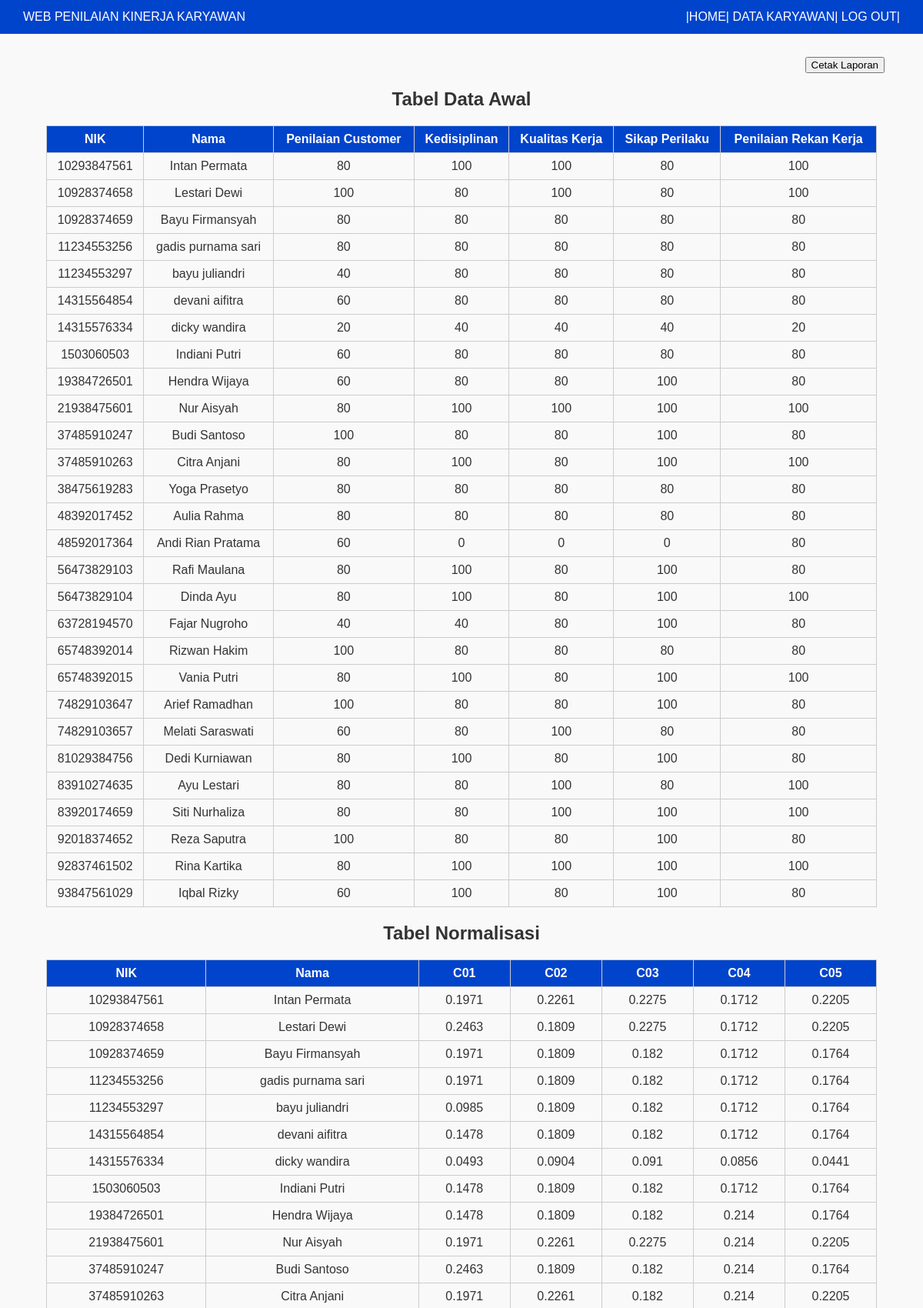
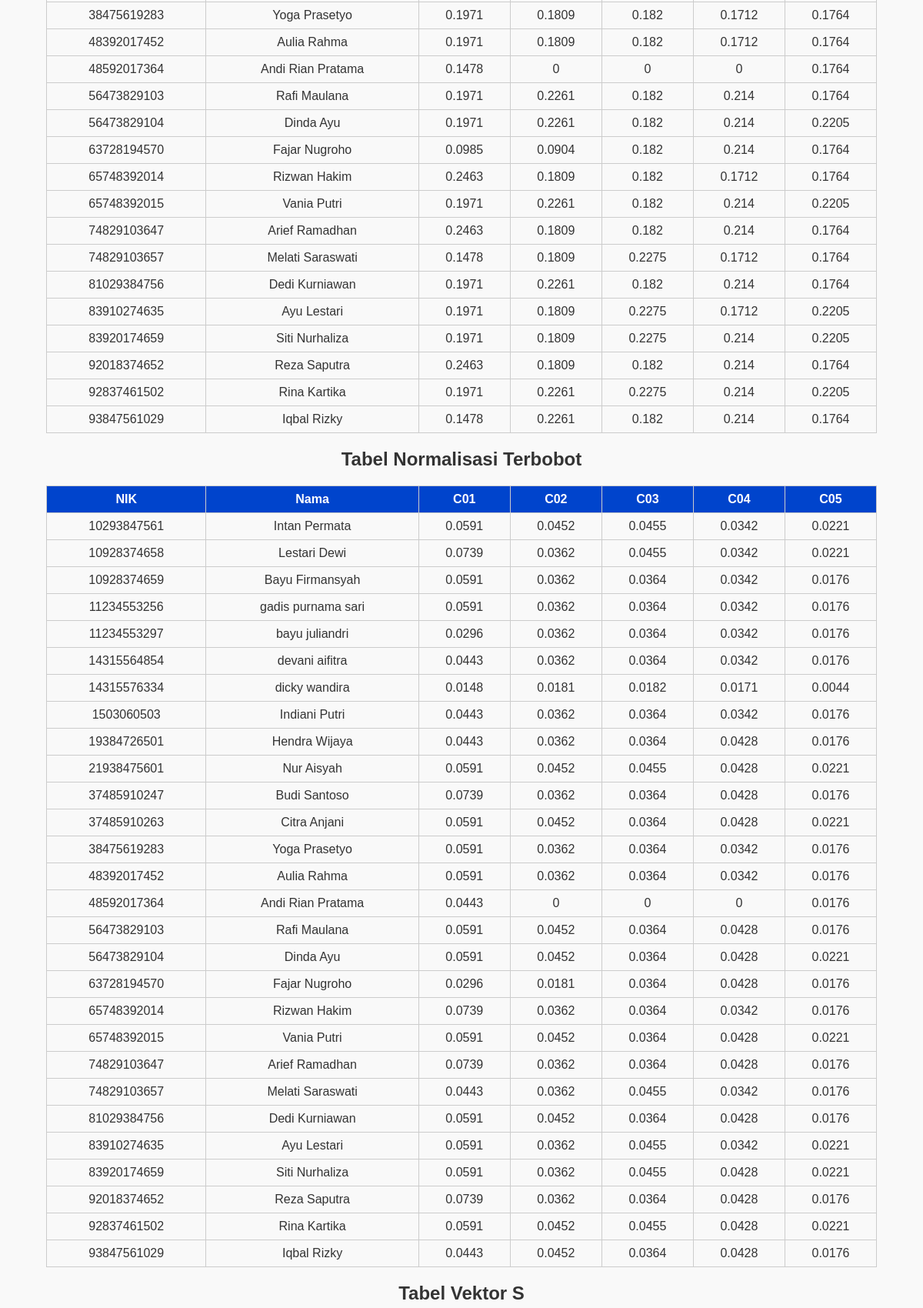
The page /dealer/manager/hasil_nilai.php (upper part) on the database its author committed (2 pictures, top to bottom).
### tables this page shows
CREATE TABLE `hitung` (
  `nik` varchar(20) NOT NULL,
  `nama` varchar(100) DEFAULT NULL,
  `bidang` varchar(50) DEFAULT NULL,
  `penilaian_customer` int(11) DEFAULT NULL,
  `kedisiplinan` int(11) DEFAULT NULL,
  `kualitas_kerja` int(11) DEFAULT NULL,
  `sikap_perilaku` int(11) DEFAULT NULL,
  `penilaian_rekan_kerja` int(11) DEFAULT NULL
);

### dealer/manager/hasil_nilai.php (the view, shortened to what this page needs)
<?php
require '../../koneksi.php';
$kriteriaQuery = $pdo->query("SELECT kode_kriteria, bobot FROM kriteria ORDER BY id");
$kriteria = [];
foreach ($kriteriaQuery as $kr) {
    $kriteria[$kr['kode_kriteria']] = floatval($kr['bobot']);
}
$dataQuery = $pdo->query("SELECT * FROM hitung");
$data = $dataQuery->fetchAll();
$penyebut = [
    'C01' => 0, 'C02' => 0, 'C03' => 0, 'C04' => 0, 'C05' => 0
];
foreach ($data as $row) {
    $penyebut['C01'] += pow($row['penilaian_customer'], 2);
    $penyebut['C02'] += pow($row['kedisiplinan'], 2);
    $penyebut['C03'] += pow($row['kualitas_kerja'], 2);
    $penyebut['C04'] += pow($row['sikap_perilaku'], 2);
    $penyebut['C05'] += pow($row['penilaian_rekan_kerja'], 2);
}
foreach ($penyebut as $kode => $nilai) {
    $penyebut[$kode] = sqrt($nilai);
}
$normalisasi = [];
foreach ($data as $row) {
    $normRow = [
        'nik' => $row['nik'],
        'nama' => $row['nama'],
        'C01' => $row['penilaian_customer'] / $penyebut['C01'],
        'C02' => $row['kedisiplinan'] / $penyebut['C02'],
        'C03' => $row['kualitas_kerja'] / $penyebut['C03'],
        'C04' => $row['sikap_perilaku'] / $penyebut['C04'],
        'C05' => $row['penilaian_rekan_kerja'] / $penyebut['C05'],
    ];
    $normalisasi[] = $normRow;
}
$terbobot = [];
foreach ($normalisasi as $row) {
    $terbobotRow = [
    'nik' => $row['nik'],
    'nama' => $row['nama'],
    'C01' => $row['C01'] * $kriteria['C01'],
    'C02' => $row['C02'] * $kriteria['C02'],
    'C03' => $row['C03'] * $kriteria['C03'],
    'C04' => $row['C04'] * $kriteria['C04'],
    'C05' => $row['C05'] * $kriteria['C05'],
];
    $terbobot[] = $terbobotRow;
}
?>
<!DOCTYPE html>
<html lang="id">
<head>
    <link rel="stylesheet" href="../../assets/styles.css">
</head>
<body>
    <header>
   <header>
    <nav class="navbar1">
    <div class="title">WEB PENILAIAN KINERJA KARYAWAN</div>
    <div class="nav-links">
        |<a href="../../dealer/manager/index.php" class="nav-link">HOME</a>|
        <a href="../../dealer/manager/data_karyawan.php" class="nav-link">DATA KARYAWAN</a>|
        <a href="../../dealer/logout.php" class="nav-link">LOG OUT</a>|
    </div>
</nav>
</header>
     <div style="text-align: right; margin: 30px 50px 10px 0;">
    <a href="cetak.php" target="_blank" onclick="return true;" >
    <button>Cetak Laporan</button>
</a>
</div>
    <h2 style="text-align:center;">Tabel Data Awal</h2>
    <table>
        <thead>
            <tr><th>NIK</th><th>Nama</th><th>Penilaian Customer</th><th>Kedisiplinan</th><th>Kualitas Kerja</th><th>Sikap Perilaku</th><th>Penilaian Rekan Kerja</th></tr>
        </thead>
        <tbody>
            <?php foreach ($data as $row): ?>
            <tr>
                <td><?= $row['nik'] ?></td>
                <td><?= $row['nama'] ?></td>
                <td><?= $row['penilaian_customer'] ?></td>
                <td><?= $row['kedisiplinan'] ?></td>
                <td><?= $row['kualitas_kerja'] ?></td>
                <td><?= $row['sikap_perilaku'] ?></td>
                <td><?= $row['penilaian_rekan_kerja'] ?></td>
            </tr>
            <?php endforeach; ?>
        </tbody>
    </table>
    <h2 style="text-align:center;">Tabel Normalisasi</h2>
    <table>
        <thead><tr><th>NIK</th><th>Nama</th><th>C01</th><th>C02</th><th>C03</th><th>C04</th><th>C05</th></tr></thead>
        <tbody>
            <?php foreach ($normalisasi as $row): ?>
            <tr>
                <td><?= $row['nik'] ?></td>
                <td><?= $row['nama'] ?></td>
                <td><?= round($row['C01'],4) ?></td>
                <td><?= round($row['C02'],4) ?></td>
                <td><?= round($row['C03'],4) ?></td>
                <td><?= round($row['C04'],4) ?></td>
                <td><?= round($row['C05'],4) ?></td>
            </tr>
            <?php endforeach; ?>
        </tbody>
    </table>
    <h2 style="text-align:center;">Tabel Normalisasi Terbobot</h2>
    <table>
        <thead><tr><th>NIK</th><th>Nama</th><th>C01</th><th>C02</th><th>C03</th><th>C04</th><th>C05</th></tr></thead>
        <tbody>
            <?php foreach ($terbobot as $row): ?>
            <tr>
                <td><?= $row['nik'] ?></td>
                <td><?= $row['nama'] ?></td>
                <td><?= round($row['C01'],4) ?></td>
                <td><?= round($row['C02'],4) ?></td>
                <td><?= round($row['C03'],4) ?></td>
                <td><?= round($row['C04'],4) ?></td>
                <td><?= round($row['C05'],4) ?></td>
            </tr>
            <?php endforeach; ?>
        </tbody>
    </table>
    <h2 style="text-align:center;">Tabel Vektor S</h2>
</body>
</html>

### assets/styles.css (style rules this page uses)
html, body { height: 100%; margin: 0; display: flex; flex-direction: column; font-family: Arial, sans-serif; background: #f9f9f9; color: #333; }

### dealer/manager/hasil_nilai.php (style rules this page uses)
table { border-collapse: collapse; width: 90%; margin: 20px auto; }
th, td { border:1px solid #ccc; padding:8px; text-align:center; }
th { background: #0044cc; color:white; }
.navbar1 { display: flex; justify-content: space-between; align-items: center; background-color: #0044cc; color: white; padding: 13px 30px; }
.navbar1 a { color: white; text-decoration: none; transition: all 0.3s ease; }

### rows shown on the page
hitung: nik "10293847561", nama "Intan Permata", penilaian_customer "80", kedisiplinan "100", kualitas_kerja "100", sikap_perilaku "80", penilaian_rekan_kerja "100"
hitung: nik "10928374658", nama "Lestari Dewi", penilaian_customer "100", kedisiplinan "80", kualitas_kerja "100", sikap_perilaku "80", penilaian_rekan_kerja "100"
hitung: nik "10928374659", nama "Bayu Firmansyah", penilaian_customer "80", kedisiplinan "80", kualitas_kerja "80", sikap_perilaku "80", penilaian_rekan_kerja "80"
hitung: nik "11234553256", nama "gadis purnama sari", penilaian_customer "80", kedisiplinan "80", kualitas_kerja "80", sikap_perilaku "80", penilaian_rekan_kerja "80"
hitung: nik "11234553297", nama "bayu juliandri", penilaian_customer "40", kedisiplinan "80", kualitas_kerja "80", sikap_perilaku "80", penilaian_rekan_kerja "80"
hitung: nik "14315564854", nama "devani aifitra", penilaian_customer "60", kedisiplinan "80", kualitas_kerja "80", sikap_perilaku "80", penilaian_rekan_kerja "80"
hitung: nik "14315576334", nama "dicky wandira", penilaian_customer "20", kedisiplinan "40", kualitas_kerja "40", sikap_perilaku "40", penilaian_rekan_kerja "20"
hitung: nik "1503060503", nama "Indiani Putri", penilaian_customer "60", kedisiplinan "80", kualitas_kerja "80", sikap_perilaku "80", penilaian_rekan_kerja "80"
hitung: nik "19384726501", nama "Hendra Wijaya", penilaian_customer "60", kedisiplinan "80", kualitas_kerja "80", sikap_perilaku "100", penilaian_rekan_kerja "80"
hitung: nik "21938475601", nama "Nur Aisyah", penilaian_customer "80", kedisiplinan "100", kualitas_kerja "100", sikap_perilaku "100", penilaian_rekan_kerja "100"
hitung: nik "37485910247", nama "Budi Santoso", penilaian_customer "100", kedisiplinan "80", kualitas_kerja "80", sikap_perilaku "100", penilaian_rekan_kerja "80"
hitung: nik "37485910263", nama "Citra Anjani", penilaian_customer "80", kedisiplinan "100", kualitas_kerja "80", sikap_perilaku "100", penilaian_rekan_kerja "100"
hitung: nik "38475619283", nama "Yoga Prasetyo", penilaian_customer "80", kedisiplinan "80", kualitas_kerja "80", sikap_perilaku "80", penilaian_rekan_kerja "80"
hitung: nik "48392017452", nama "Aulia Rahma", penilaian_customer "80", kedisiplinan "80", kualitas_kerja "80", sikap_perilaku "80", penilaian_rekan_kerja "80"
hitung: nik "48592017364", nama "Andi Rian Pratama", penilaian_customer "60", kedisiplinan "0", kualitas_kerja "0", sikap_perilaku "0", penilaian_rekan_kerja "80", C01 "0.1478", C02 "0", C03 "0", C04 "0", C05 "0.1764", C01 "0.0443", C05 "0.0176"
hitung: nik "56473829103", nama "Rafi Maulana", penilaian_customer "80", kedisiplinan "100", kualitas_kerja "80", sikap_perilaku "100", penilaian_rekan_kerja "80"
hitung: nik "56473829104", nama "Dinda Ayu", penilaian_customer "80", kedisiplinan "100", kualitas_kerja "80", sikap_perilaku "100", penilaian_rekan_kerja "100"
hitung: nik "63728194570", nama "Fajar Nugroho", penilaian_customer "40", kedisiplinan "40", kualitas_kerja "80", sikap_perilaku "100", penilaian_rekan_kerja "80"
hitung: nik "65748392014", nama "Rizwan Hakim", penilaian_customer "100", kedisiplinan "80", kualitas_kerja "80", sikap_perilaku "80", penilaian_rekan_kerja "80"
hitung: nik "65748392015", nama "Vania Putri", penilaian_customer "80", kedisiplinan "100", kualitas_kerja "80", sikap_perilaku "100", penilaian_rekan_kerja "100"
hitung: nik "74829103647", nama "Arief Ramadhan", penilaian_customer "100", kedisiplinan "80", kualitas_kerja "80", sikap_perilaku "100", penilaian_rekan_kerja "80"
hitung: nik "74829103657", nama "Melati Saraswati", penilaian_customer "60", kedisiplinan "80", kualitas_kerja "100", sikap_perilaku "80", penilaian_rekan_kerja "80"
hitung: nik "81029384756", nama "Dedi Kurniawan", penilaian_customer "80", kedisiplinan "100", kualitas_kerja "80", sikap_perilaku "100", penilaian_rekan_kerja "80"
hitung: nik "83910274635", nama "Ayu Lestari", penilaian_customer "80", kedisiplinan "80", kualitas_kerja "100", sikap_perilaku "80", penilaian_rekan_kerja "100"
hitung: nik "83920174659", nama "Siti Nurhaliza", penilaian_customer "80", kedisiplinan "80", kualitas_kerja "100", sikap_perilaku "100", penilaian_rekan_kerja "100"
hitung: nik "92018374652", nama "Reza Saputra", penilaian_customer "100", kedisiplinan "80", kualitas_kerja "80", sikap_perilaku "100", penilaian_rekan_kerja "80"
hitung: nik "92837461502", nama "Rina Kartika", penilaian_customer "80", kedisiplinan "100", kualitas_kerja "100", sikap_perilaku "100", penilaian_rekan_kerja "100"
hitung: nik "93847561029", nama "Iqbal Rizky", penilaian_customer "60", kedisiplinan "100", kualitas_kerja "80", sikap_perilaku "100", penilaian_rekan_kerja "80"

### other values the page prints
$row['nik'] "10293847561"
$row['nama'] "Intan Permata"
$row['C01'] "0.1971"
$row['C02'] "0.2261"
$row['C03'] "0.2275"
$row['C04'] "0.1712"
$row['C05'] "0.2205"
$row['nik'] "10928374658"
$row['nama'] "Lestari Dewi"
$row['C01'] "0.2463"
$row['C02'] "0.1809"
$row['nik'] "10928374659"
$row['nama'] "Bayu Firmansyah"
$row['C03'] "0.182"
$row['C05'] "0.1764"
